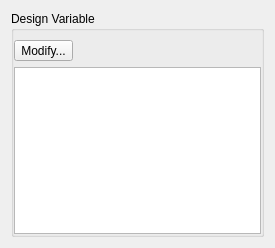
<?xml version="1.0" encoding="UTF-8"?>
<ui version="4.0">
 <class>DesignVariableWidget</class>
 <widget class="QWidget" name="DesignVariableWidget">
  <property name="geometry">
   <rect>
    <x>0</x>
    <y>0</y>
    <width>275</width>
    <height>248</height>
   </rect>
  </property>
  <property name="windowTitle">
   <string>Form</string>
  </property>
  <layout class="QVBoxLayout" name="verticalLayout_2">
   <item>
    <widget class="QGroupBox" name="groupBox">
     <property name="title">
      <string>Design Variable</string>
     </property>
     <property name="flat">
      <bool>true</bool>
     </property>
     <layout class="QVBoxLayout" name="verticalLayout">
      <property name="leftMargin">
       <number>0</number>
      </property>
      <property name="rightMargin">
       <number>0</number>
      </property>
      <property name="bottomMargin">
       <number>0</number>
      </property>
      <item>
       <layout class="QHBoxLayout" name="horizontalLayout">
        <item>
         <widget class="QToolButton" name="modifyButton">
          <property name="text">
           <string>Modify...</string>
          </property>
         </widget>
        </item>
        <item>
         <spacer name="horizontalSpacer">
          <property name="orientation">
           <enum>Qt::Horizontal</enum>
          </property>
          <property name="sizeHint" stdset="0">
           <size>
            <width>40</width>
            <height>20</height>
           </size>
          </property>
         </spacer>
        </item>
       </layout>
      </item>
      <item>
       <widget class="QTableWidget" name="tableWidget"/>
      </item>
     </layout>
    </widget>
   </item>
  </layout>
 </widget>
 <resources/>
 <connections/>
</ui>
